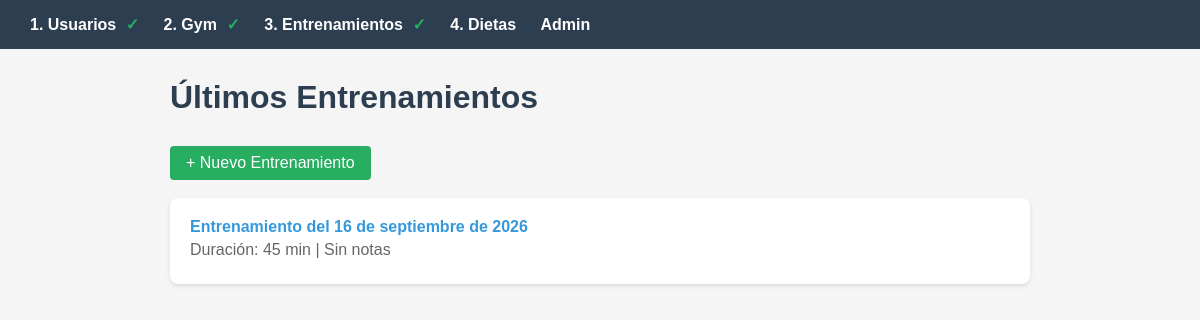
The page /workouts/ on the database its author committed.
### workouts/models.py (models this page shows, shortened)
class Workout(models.Model):
    fecha = models.DateField()
    duracion = models.IntegerField()
    notas = models.TextField(blank=True, default='')

### workouts/views.py (the view)
# urls.py: path("", views.index, name="index"),
def index(request):
    from gym.models import Set
    if not Set.objects.exists():
        from usuarios.models import Usuario
        if not Usuario.objects.exists():
            return render(request, "workouts/bloqueado.html", {"mensaje": "Primero debes registrar un usuario"})
        return render(request, "workouts/bloqueado.html", {"mensaje": "Primero debes registrar al menos un ejercicio en Gym"})
    latest = Workout.objects.all()[:5]
    return render(request, "workouts/index.html", {"latest": latest})

### config/context_processors.py (called while the page is built)
def flow_status(request):
    from usuarios.models import Usuario
    from gym.models import Set
    tiene_usuarios = Usuario.objects.exists()
    tiene_ejercicios = Set.objects.exists()
    return {
        "tiene_usuarios": tiene_usuarios,
        "tiene_ejercicios": tiene_ejercicios,
    }

### workouts/templates/workouts/index.html (shortened to what this page needs)
{% extends "base.html" %}
{% block content %}
<h1>Últimos Entrenamientos</h1>
<a href="{% url 'workouts:create' %}" class="btn btn-success">+ Nuevo Entrenamiento</a>
<br><br>
{% if latest %}
    {% for w in latest %}
    <div class="card">
        <a href="{% url 'workouts:detail' w.id %}">Entrenamiento del {{ w.fecha }}</a>
        <p class="info">Duración: {{ w.duracion }} min | {{ w.notas|default:"Sin notas" }}</p>
    </div>
    {% endfor %}
{% else %}
    <p class="empty">No hay entrenamientos registrados aún.</p>
{% endif %}
{% endblock %}

### templates/base.html (style rules this page uses)
* { margin: 0; padding: 0; box-sizing: border-box; }
body { font-family: Arial, sans-serif; background: #f5f5f5; color: #333; }
h1 { color: #2c3e50; margin-bottom: 20px; }
.card { background: white; border-radius: 8px; padding: 20px; margin-bottom: 15px; box-shadow: 0 2px 4px rgba(0,0,0,0.1); }
.card a { color: #3498db; text-decoration: none; font-weight: bold; }
.info { color: #666; margin: 5px 0; }
.btn { display: inline-block; background: #3498db; color: white; padding: 8px 16px; border-radius: 4px; text-decoration: none; margin-top: 10px; }
.btn-success { background: #27ae60; }

### rows shown on the page
Workout: fecha "16 de septiembre de 2026", duracion "45", notas "Sin notas"
